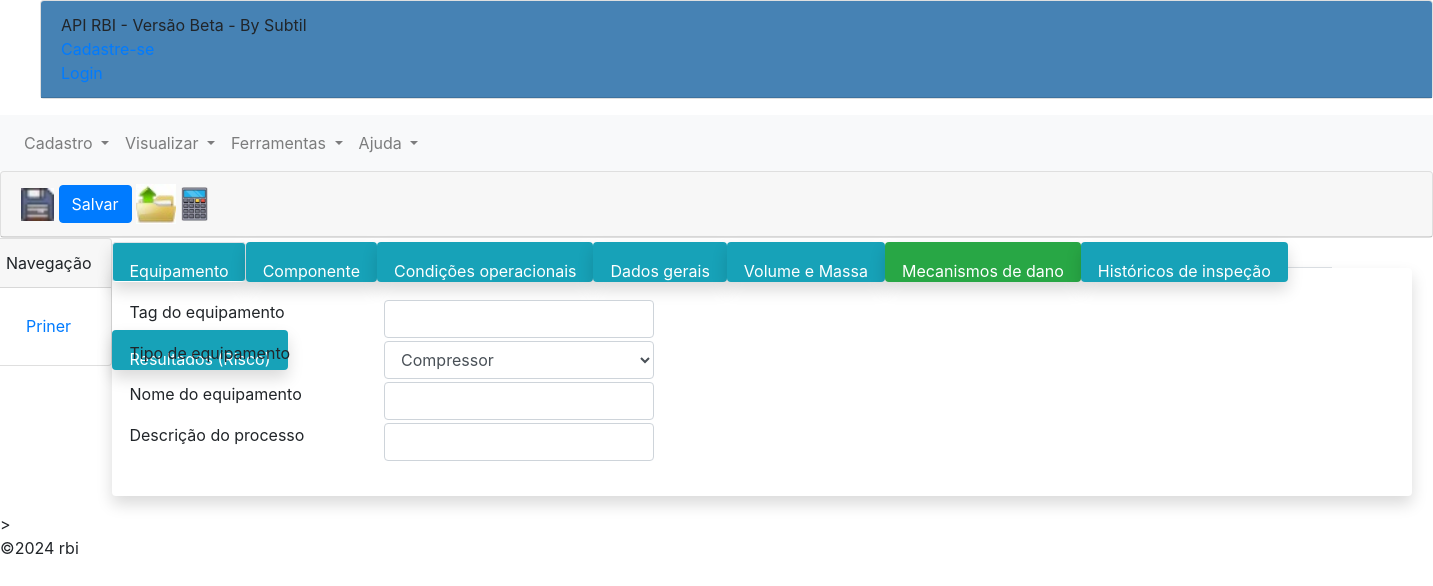
/index/, run on an earlier commit of the app's database.
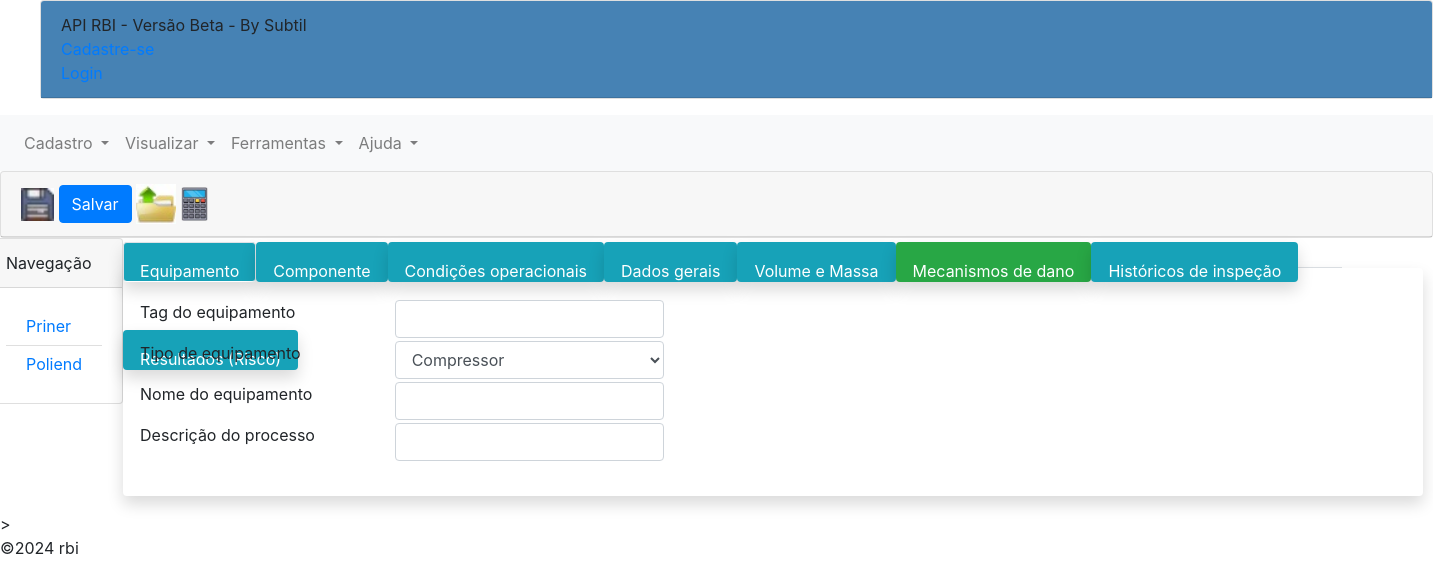
And on a later commit of the database.
### rbi/models.py (models this page shows, shortened)
class Empresa(models.Model):
    nome = models.CharField(max_length=50, blank=True, null=True)
    slug = models.SlugField(blank=True, null=True)

### rbi/views.py (the view)
# urls.py: path('index/', Index_view.as_view(), name='index'),
class Index_view(View):
   def get(self, request):
      empresas = Empresa.objects.all()
      context = {"rbi": empresas}
      return render(request, "index.html", context=context)

### rbi/templates/index.html (shortened to what the changed rows need)
{% extends "base.html" %}
{% load static %}
{% block rbi %}
  <head>
    <link rel="stylesheet" href="https://stackpath.bootstrapcdn.com/bootstrap/4.1.3/css/bootstrap.min.css">
    <link href="index.css" rel="stylesheet" type="text/css">
  </head>
  <body>
    <div class="container-md  style=" >
        <div class="row g-0 p-0"  >
            <div class="col-1.1 p-0">
                <div class="card">
                        <div class="card-body">
                            <ul class="list-group list-group-flush">
                                {% for empresa in rbi %}
                                    <li class="list-group-item" style="line-height: 0.8">
                                        <a
                                            class="list-group list-group-flush"
                                            data-toggle="collapse"
                                            href="#collapse-{{empresa.id}}"
                                            role="button"
                                            aria-expanded="false"
                                            aria-controls="collapse-{{empresa.id}}"
                                            >{{ empresa.nome }}
                                        </a>
                                    </li>
                                {% endfor %}
                            </ul>
                        </div>
                </div>
            </div>
            </div>
        </div>
</body>
{% endblock %}

What changed in the data, as far as the page shows it:
added Empresa: nome "Poliend"
